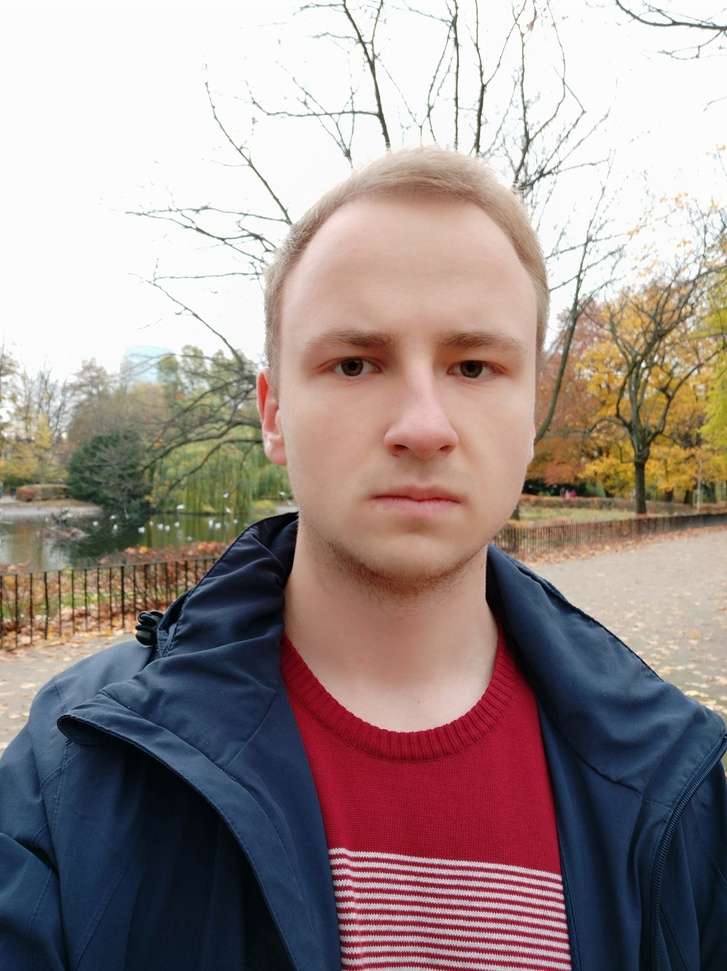
#> input picture lab3/1pJicotJMvY.jpg, 727 x 971 px, shrunk from 1617 x 2160 before the run; its folder holds only this picture in this run
$ python -i lab3.py   (imports and definitions only)
#> lines starting #> are read from the running program, lines starting #| are printed output that depends on the picture
from tkinter import filedialog

import cv2
from tkinter import *
from PIL import ImageTk, Image
import numpy as np


images = []

# def save_image(src):
#


def select_image():
    global panelA, panelB, panelC, panelD
    path = filedialog.askopenfilename()
#> the answer given: 1pJicotJMvY.jpg


    if len(path) > 0:
        image = cv2.imread(path)
#> image is the input picture: shape (971, 727, 3); mean B, G, R 138.9, 141.2, 156
        src = image
        b, g, r = cv2.split(image)
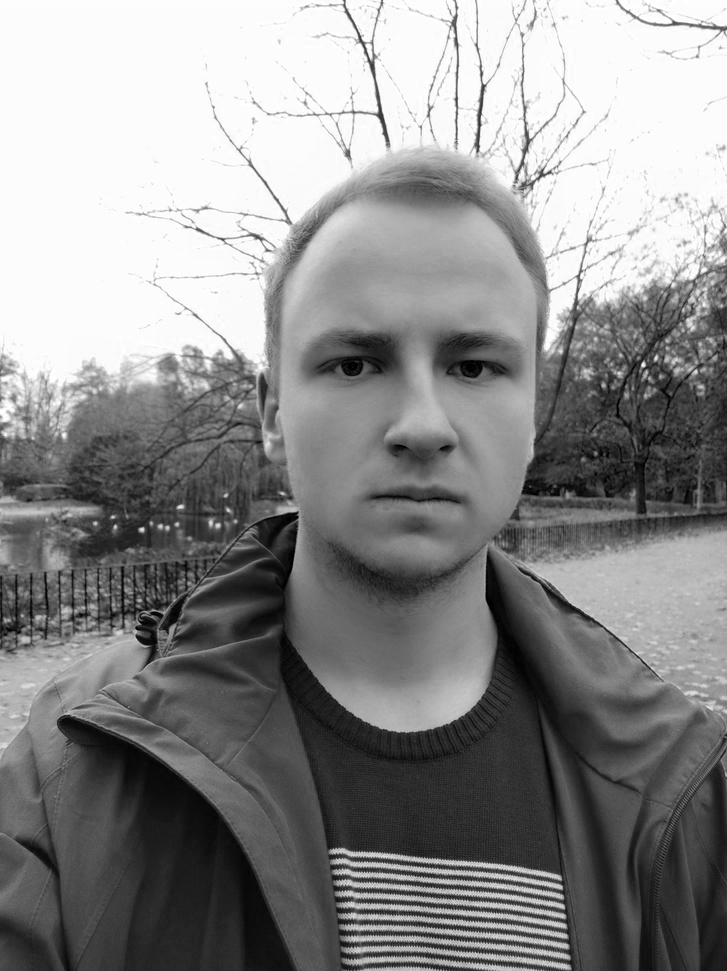
#> b: shape (971, 727); min 0, max 255, mean 138.9
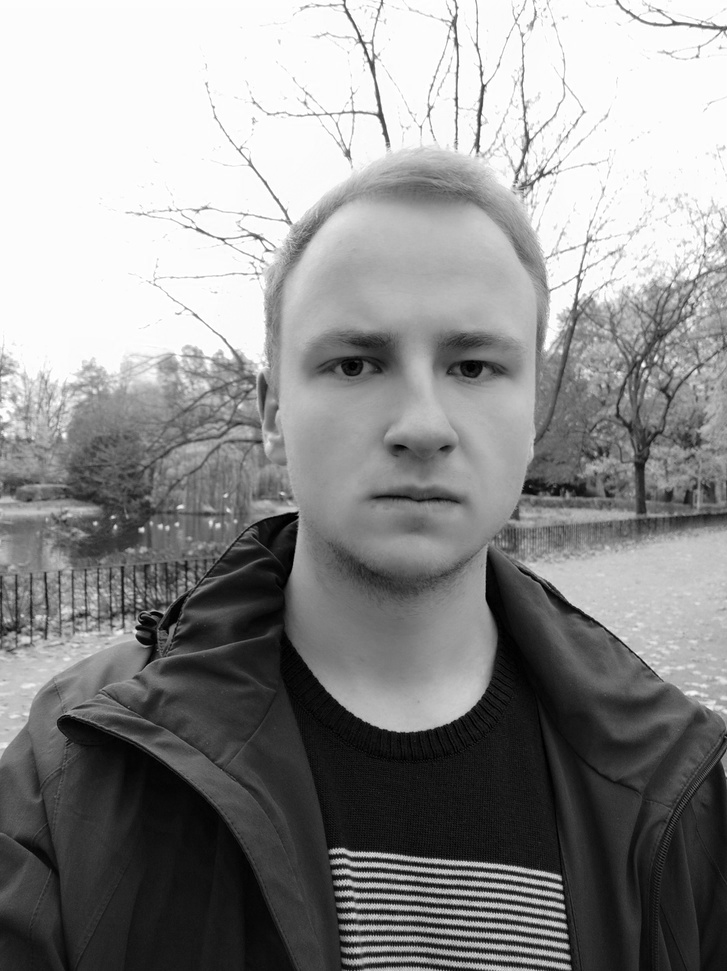
#> g: shape (971, 727); min 0, max 255, mean 141.2
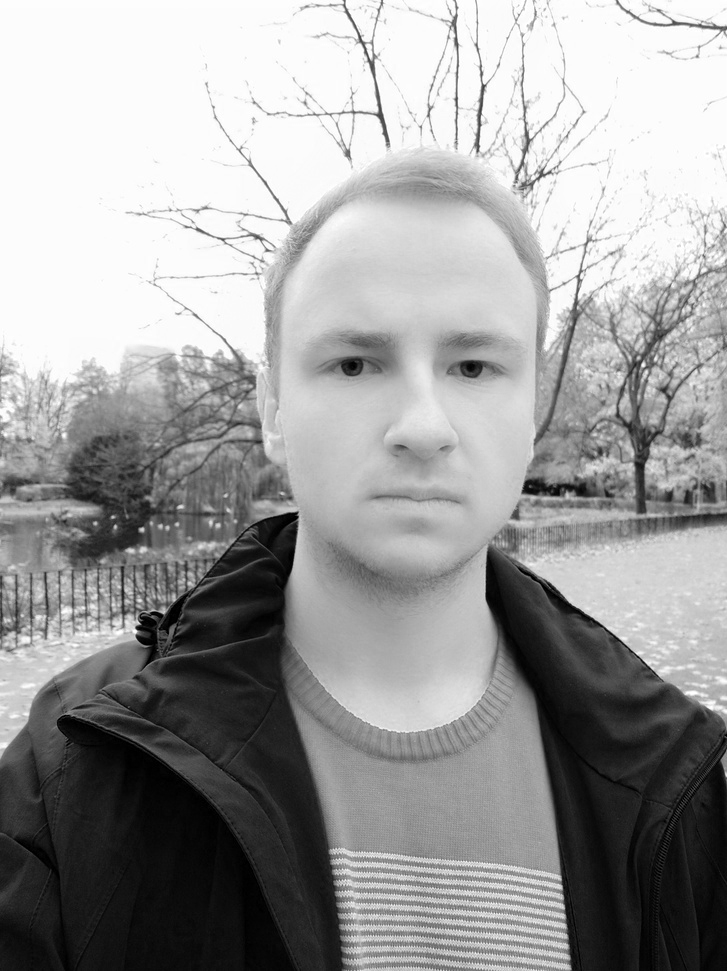
#> r: shape (971, 727); min 0, max 255, mean 156
        image = cv2.cvtColor(image, cv2.COLOR_BGR2RGB)
        gray = cv2.cvtColor(image, cv2.COLOR_RGB2GRAY)
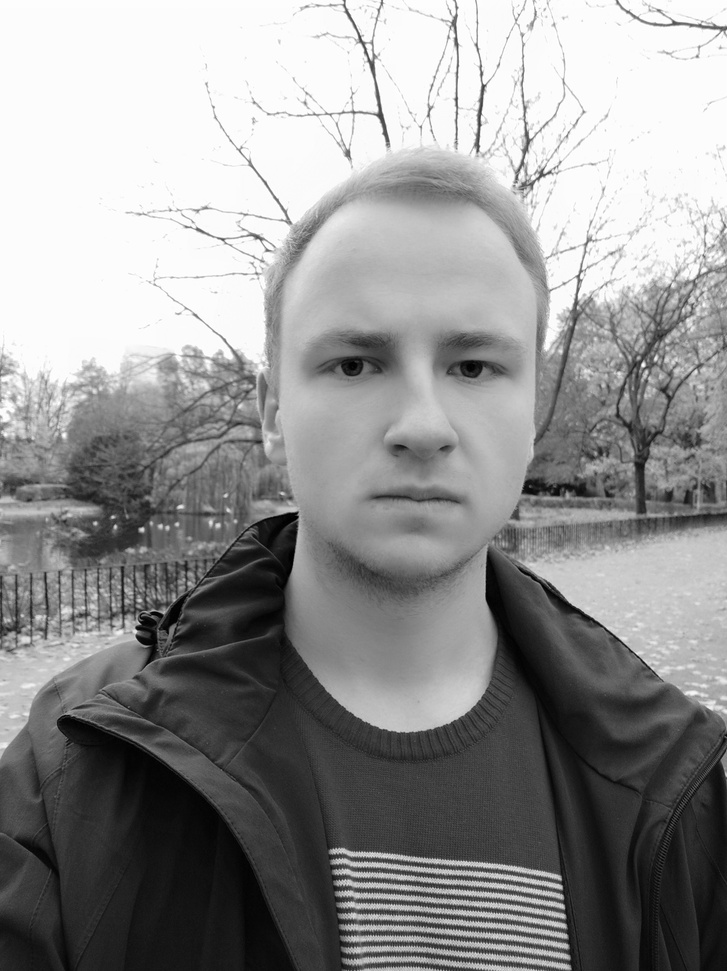
#> gray: shape (971, 727); min 0, max 255, mean 145.4


        srcTri = np.array([[0, 0], [src.shape[1] - 1, 0], [0, src.shape[0] - 1]]).astype(np.float32)
#> srcTri = [[0, 0], [726, 0], [0, 970]]
        dstTri = np.array([[0, src.shape[1] * 0.33], [src.shape[1] * 0.85, src.shape[0] * 0.25],
                           [src.shape[1] * 0.15, src.shape[0] * 0.7]]).astype(np.float32)
        warp_mat = cv2.getAffineTransform(srcTri, dstTri)
        warp_dst = cv2.warpAffine(src, warp_mat, (src.shape[1], src.shape[0]))
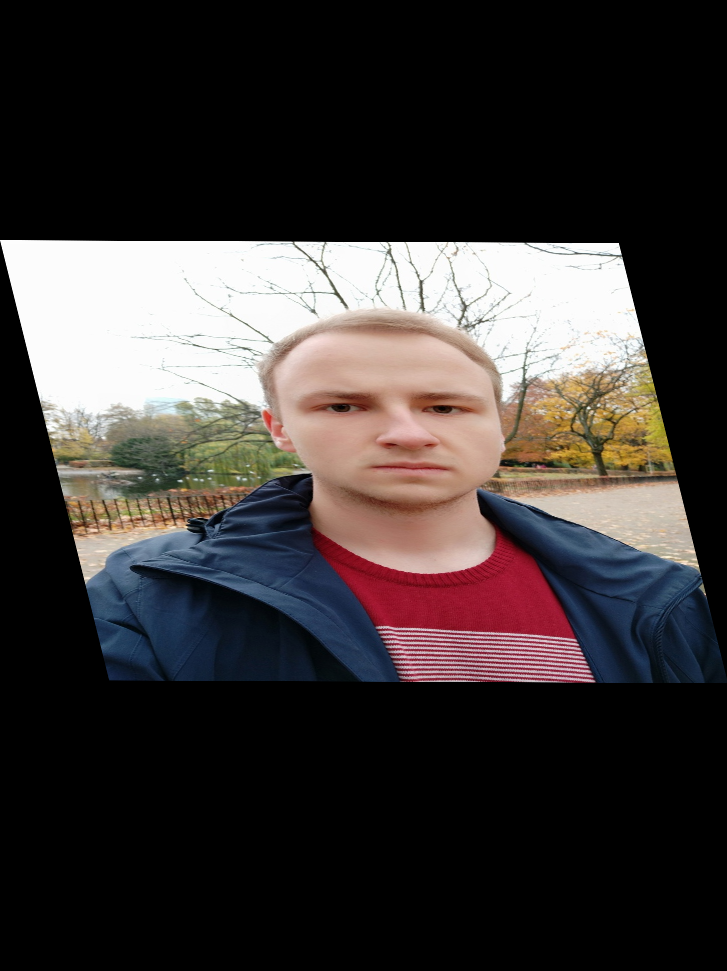
#> warp_dst: shape (971, 727, 3); mean B, G, R 53.6, 54.4, 60.1

        image = Image.fromarray(image)
        gray = Image.fromarray(gray)
        warp_dst = Image.fromarray(warp_dst)

        image = ImageTk.PhotoImage(image)
        gray = ImageTk.PhotoImage(gray)
        warp_dst = ImageTk.PhotoImage(warp_dst)


    if panelA is None or panelB is None:

        panelA = Label(image=image, width =image.width(), height = image.height() )
        panelA.image = image
        panelA.grid(row = 3, column = 1)
        # saveA = Button(text="Select an A", command=save_image(image), width= 20, height = 3)
        # saveA.grid(row = 4, column = 1, columnspan = 2)
        panelB = Label(image=gray, width =gray.width(), height = gray.height())
        panelB.image = gray
        panelB.grid(row = 3, column = 3)
        panelC = Label(image=warp_dst, width =warp_dst.width(), height = warp_dst.height())
        panelC.image = warp_dst
        panelC.grid(row=3, column=5)


    else:
        panelA.configure(image=image)
        panelB.configure(image=gray)
        panelC.configure(image=warp_dst)

        panelA.image = image
        panelB.image = gray
        panelC.image = warp_dst


# [1 line not run here, left out]
panelA = None
panelB = None
panelC = None
panelD = None


# [1 line that did not run here, left out]
# [4 lines not run here, left out]

>>> result = select_image()
